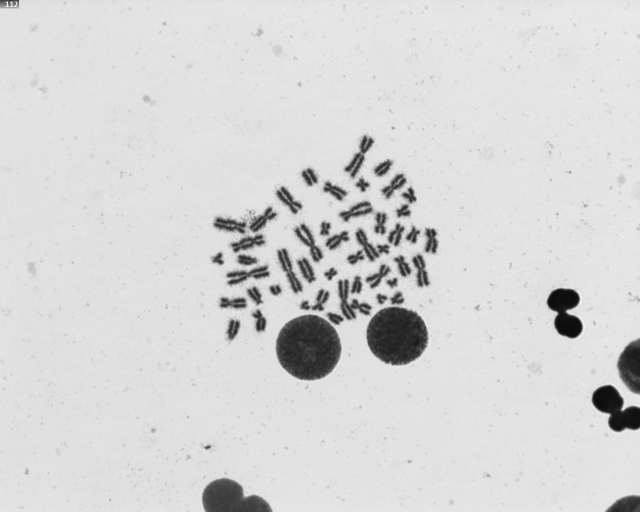
#> input picture data/raw/unmarked/2Gy-011.JPG, 1280 x 1024 px (shown at 1/2 size); its folder holds only this picture in this run
$ python degrade.py
#> lines starting #> are read from the running program, lines starting #| are printed output that depends on the picture
"""
degrade.py — genera imágenes LR simuladas a partir de las imágenes raw originales.

En una sola ejecución produce los dos factores de escala (x2 y x4) bajo
la carpeta de salida, con la siguiente estructura:

    <output_dir>/
        x2/   ← imágenes degradadas a factor ×2
        x4/   ← imágenes degradadas a factor ×4

Modos de degradación disponibles:
  - blur_noise  (recomendado para microscopía)
                Simula la degradación real: desenfoque óptico (GaussianBlur)
                + ruido del sensor (ruido gaussiano aditivo) + downsampling
                bicúbico. Produce pares LR/HR más realistas que el simple
                downsampling.
  - bicubic     Downsampling bicúbico clásico, sin preprocesado extra.
  - bilinear    Downsampling bilineal.

Uso básico (genera x2 y x4 con blur_noise):
    python scripts/degrade.py --input_dir data/raw/unmarked

Con opciones:
    python scripts/degrade.py \
        --input_dir   data/raw/unmarked \
        --output_dir  data/lr \
        --degradation blur_noise \
        --noise_sigma 5.0 \
        --blur_kernel 3
"""

import argparse
import logging
import random
import sys
from pathlib import Path

import cv2
import numpy as np
from tqdm import tqdm


SUPPORTED_EXTS = {".png", ".jpg", ".jpeg", ".tif", ".tiff", ".bmp"}
SCALES = [2, 4]

INTERP_MAP = {
    "bicubic":    cv2.INTER_CUBIC,
    "bilinear":   cv2.INTER_LINEAR,
    "blur_noise": cv2.INTER_CUBIC,   # downsampling final con bicúbico
}


# ---------------------------------------------------------------------------
# Logging y utilidades
# ---------------------------------------------------------------------------

def setup_logging(log_path: Path, level: str = "INFO") -> logging.Logger:
    log_path.parent.mkdir(parents=True, exist_ok=True)
    logging.basicConfig(
        level=getattr(logging, level.upper(), logging.INFO),
        format="%(asctime)s [%(levelname)s] %(message)s",
        handlers=[
            logging.StreamHandler(sys.stdout),
            logging.FileHandler(log_path, encoding="utf-8"),
        ],
    )
    return logging.getLogger(__name__)


def fix_seed(seed: int) -> None:
#> in process_scale, img is the input picture: shape (1024, 1280, 3); min 12, max 255, mean 214.2
    random.seed(seed)
    np.random.seed(seed)


# ---------------------------------------------------------------------------
# Degradación
# ---------------------------------------------------------------------------

def apply_blur_noise(
    img: np.ndarray,
    noise_sigma: float,
    blur_kernel: int,
) -> np.ndarray:
    """
    Simula la degradación real de un microscopio:
      1. GaussianBlur  → desenfoque óptico / de movimiento
      2. Ruido aditivo → ruido del sensor (electrónico + fotónico)
    """
    # 1. Desenfoque
    if blur_kernel > 0 and blur_kernel % 2 == 1:
        img = cv2.GaussianBlur(img, (blur_kernel, blur_kernel), 0)

    # 2. Ruido gaussiano aditivo
    if noise_sigma > 0:
        noise = np.random.normal(0, noise_sigma, img.shape).astype(np.float32)
        img = np.clip(img.astype(np.float32) + noise, 0, 255).astype(np.uint8)

    return img


def degrade_image(
    img: np.ndarray,
    scale: int,
    degradation: str,
    noise_sigma: float,
    blur_kernel: int,
) -> np.ndarray:
    """Aplica la degradación y hace downsampling al factor indicado."""
#> called with scale = 2, degradation = 'blur_noise', noise_sigma = 5, blur_kernel = 3
    h, w = img.shape[:2]
#> h = 1024; w = 1280
    lr_h, lr_w = h // scale, w // scale
#> lr_h = 512; lr_w = 640

    if degradation == "blur_noise":
        # El blur_kernel se escala con el factor para que el desenfoque sea
        # proporcional: x4 necesita más blur que x2.
        scaled_kernel = blur_kernel + (scale - 2)        # 3→3 para x2, 3→5 para x4
        if scaled_kernel % 2 == 0:
            scaled_kernel += 1                            # siempre impar
        img = apply_blur_noise(img, noise_sigma, scaled_kernel)

    interp = INTERP_MAP.get(degradation, cv2.INTER_CUBIC)
    lr = cv2.resize(img, (lr_w, lr_h), interpolation=interp)
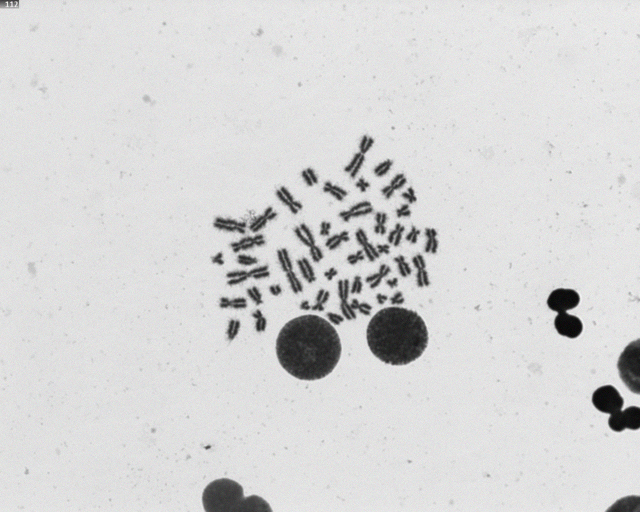
#> lr: shape (512, 640, 3); mean of channels 0, 1, 2 213.7, 213.7, 213.7; drawn as B, G, R
    return lr


# ---------------------------------------------------------------------------
# Procesado de un factor de escala
# ---------------------------------------------------------------------------

def process_scale(
    image_paths: list[Path],
    scale: int,
    out_dir: Path,
    degradation: str,
    noise_sigma: float,
    blur_kernel: int,
    logger: logging.Logger,
) -> tuple[int, int]:
    """
    Degrada todas las imágenes al factor `scale` y las guarda en `out_dir`.
    Devuelve (procesadas, omitidas).
    """
    out_dir.mkdir(parents=True, exist_ok=True)
    processed, skipped = 0, 0

    for img_path in tqdm(image_paths, desc=f"  x{scale}", unit="img", leave=False):
        img = cv2.imread(str(img_path), cv2.IMREAD_UNCHANGED)
        if img is None:
            logger.warning(f"    [!] No se pudo leer: {img_path.name}")
            skipped += 1
            continue
        try:
            lr = degrade_image(img, scale, degradation, noise_sigma, blur_kernel)
            # Conserva el nombre original; la carpeta ya indica el factor
            out_path = out_dir / img_path.name
            cv2.imwrite(str(out_path), lr)
            h_hr, w_hr = img.shape[:2]
#> h_hr = 1024; w_hr = 1280
            h_lr, w_lr = lr.shape[:2]
#> h_lr = 512; w_lr = 640
            logger.debug(
                f"    {img_path.name}: {w_hr}×{h_hr} → {w_lr}×{h_lr}"
            )
            processed += 1
        except Exception as e:
            logger.warning(f"    [!] Error en {img_path.name}: {e}")
            skipped += 1

    return processed, skipped


# ---------------------------------------------------------------------------
# CLI
# ---------------------------------------------------------------------------

def parse_args() -> argparse.Namespace:
    p = argparse.ArgumentParser(
        description="Genera imágenes LR (×2 y ×4) a partir de imágenes raw."
    )
    p.add_argument(
        "--input_dir", type=Path, default=Path("data/raw/unmarked"),
        help="Carpeta con imágenes HR originales (default: data/raw/unmarked)"
    )
    p.add_argument(
        "--output_dir", type=Path, default=Path("data/lr"),
        help="Carpeta raíz de salida. Se crearán subcarpetas x2/ y x4/ "
             "(default: data/lr)"
    )
    p.add_argument(
        "--degradation", default="blur_noise",
        choices=["blur_noise", "bicubic", "bilinear"],
        help="Tipo de degradación (default: blur_noise — recomendado para microscopía)"
    )
    p.add_argument(
        "--noise_sigma", type=float, default=5.0,
        help="Desviación estándar del ruido gaussiano aditivo, solo blur_noise "
             "(default: 5.0)"
    )
    p.add_argument(
        "--blur_kernel", type=int, default=3,
        help="Tamaño del kernel GaussianBlur (impar), solo blur_noise "
             "(default: 3 para x2; se escala a 5 automáticamente para x4)"
    )
    p.add_argument("--seed",      type=int, default=42)
    p.add_argument("--log_level", default="INFO")
    p.add_argument("--exp_name",  default="degrade")
    return p.parse_args()


def main() -> None:
    args = parse_args()
    log_file = Path("results/logs") / f"{args.exp_name}.log"
    logger = setup_logging(log_file, args.log_level)
    fix_seed(args.seed)

    logger.info("=" * 60)
    logger.info("DEGRADACIÓN LR  (×2 y ×4)")
    logger.info("=" * 60)
    logger.info(f"  input_dir   : {args.input_dir.resolve()}")
    logger.info(f"  output_dir  : {args.output_dir.resolve()}")
    logger.info(f"  degradación : {args.degradation}")
    if args.degradation == "blur_noise":
        logger.info(f"  noise_sigma : {args.noise_sigma}")
        logger.info(f"  blur_kernel : {args.blur_kernel} (x2) / "
                    f"{args.blur_kernel + 2} (x4, escalado automático)")
    logger.info("=" * 60)

    # Comprobar carpeta de entrada
    if not args.input_dir.exists():
        logger.error(f"No existe la carpeta de entrada: {args.input_dir}")
        sys.exit(1)

    image_paths = sorted(
        p for p in args.input_dir.iterdir() if p.suffix.lower() in SUPPORTED_EXTS
    )
    if not image_paths:
        logger.error(f"No hay imágenes en {args.input_dir}")
        sys.exit(1)

    logger.info(f"Imágenes encontradas: {len(image_paths)}\n")

    # Procesar cada factor de escala
    total_ok, total_skip = 0, 0
    for scale in SCALES:
        out_dir = args.output_dir / f"x{scale}"
        logger.info(f"▶ Factor ×{scale}  →  {out_dir}")
        ok, skip = process_scale(
            image_paths=image_paths,
            scale=scale,
            out_dir=out_dir,
            degradation=args.degradation,
            noise_sigma=args.noise_sigma,
            blur_kernel=args.blur_kernel,
            logger=logger,
        )
        logger.info(f"  ✓ {ok} guardadas,  {skip} omitidas\n")
        total_ok += ok
        total_skip += skip

    logger.info("=" * 60)
    logger.info(f"TOTAL  {total_ok} imágenes generadas,  {total_skip} omitidas")
    logger.info(f"Salida: {args.output_dir.resolve()}/")
    logger.info(f"        ├── x2/   ({len(image_paths)} imgs)")
    logger.info(f"        └── x4/   ({len(image_paths)} imgs)")
    logger.info("=" * 60)


if __name__ == "__main__":
    main()
